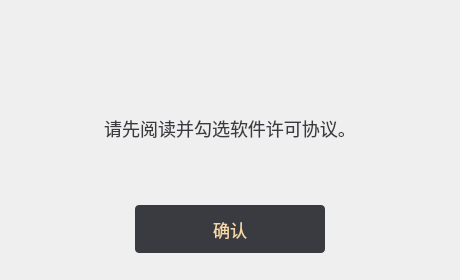
<?xml version="1.0" encoding="UTF-8"?>
<ui version="4.0">
 <class>QtWidgetsMessageBox</class>
 <widget class="QWidget" name="QtWidgetsMessageBox">
  <property name="geometry">
   <rect>
    <x>0</x>
    <y>0</y>
    <width>460</width>
    <height>280</height>
   </rect>
  </property>
  <property name="windowTitle">
   <string>提示</string>
  </property>
  <property name="styleSheet">
   <string notr="true"/>
  </property>
  <widget class="QPushButton" name="pushButton_OK">
   <property name="geometry">
    <rect>
     <x>135</x>
     <y>205</y>
     <width>190</width>
     <height>48</height>
    </rect>
   </property>
   <property name="font">
    <font>
     <family>微软雅黑</family>
     <pointsize>13</pointsize>
    </font>
   </property>
   <property name="styleSheet">
    <string notr="true">QPushButton{
background-color:rgb(57, 59, 64);
color:rgb(244, 216, 168);
border:none;
border-radius:4px;
}
QPushButton:hover {
background-color:rgb(77, 79, 83);
}
QPushButton:pressed {
background-color:rgb(57, 59, 64);
}</string>
   </property>
   <property name="text">
    <string>确认</string>
   </property>
  </widget>
  <widget class="QLabel" name="label_Message">
   <property name="geometry">
    <rect>
     <x>30</x>
     <y>115</y>
     <width>400</width>
     <height>71</height>
    </rect>
   </property>
   <property name="font">
    <font>
     <family>微软雅黑</family>
     <pointsize>-1</pointsize>
     <stylestrategy>PreferDefault</stylestrategy>
     <kerning>true</kerning>
    </font>
   </property>
   <property name="styleSheet">
    <string notr="true">QLabel{
color:rgb(57, 59, 64);
font-size:18px;
}</string>
   </property>
   <property name="text">
    <string>请先阅读并勾选软件许可协议。</string>
   </property>
   <property name="alignment">
    <set>Qt::AlignHCenter|Qt::AlignTop</set>
   </property>
   <property name="wordWrap">
    <bool>true</bool>
   </property>
  </widget>
  <widget class="QLabel" name="BackgrouundImageRect">
   <property name="geometry">
    <rect>
     <x>0</x>
     <y>0</y>
     <width>460</width>
     <height>280</height>
    </rect>
   </property>
   <property name="styleSheet">
    <string notr="true">QLabel{
background-image:url(:/BackgroundImage/resource/QMessageBox/bg.png);
}
</string>
   </property>
   <property name="text">
    <string/>
   </property>
  </widget>
  <widget class="QLabel" name="TitleLabelRect">
   <property name="geometry">
    <rect>
     <x>0</x>
     <y>0</y>
     <width>460</width>
     <height>30</height>
    </rect>
   </property>
   <property name="text">
    <string/>
   </property>
  </widget>
  <zorder>BackgrouundImageRect</zorder>
  <zorder>pushButton_OK</zorder>
  <zorder>label_Message</zorder>
  <zorder>TitleLabelRect</zorder>
 </widget>
 <layoutdefault spacing="6" margin="11"/>
 <resources>
  <include location="QtWidgetsMessageBox.qrc"/>
  <include location="InstallationPackage.qrc"/>
 </resources>
 <connections/>
</ui>
